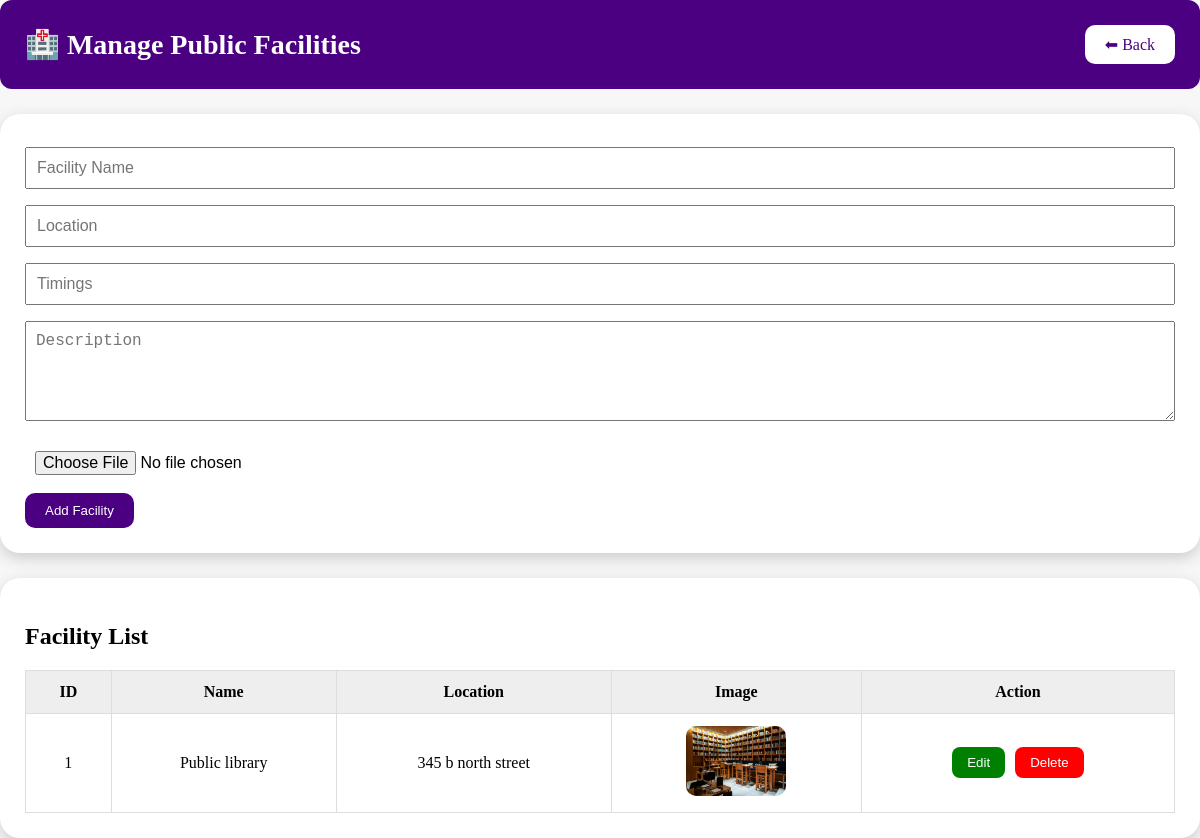
The app's page /admin/village_hub/manage_public_facilities.php with its own data.
### tables this page shows
CREATE TABLE `public_facilities` (
  `id` int(11) NOT NULL,
  `facility_name` varchar(150) NOT NULL,
  `location` varchar(255) DEFAULT NULL,
  `timings` varchar(100) DEFAULT NULL,
  `description` text DEFAULT NULL,
  `image` varchar(255) DEFAULT NULL
);

### admin/village_hub/manage_public_facilities.php (the view, shortened to what this page needs)
<?php
include("../../db.php");
$result=$conn->query(
"SELECT * FROM public_facilities ORDER BY id DESC"
);
?>
<!DOCTYPE html>
<html>
<head>
</head>
<body>
<div class="header">
<h1>🏥 Manage Public Facilities</h1>
<a class="back-btn" href="village_dashboard.php">
⬅ Back
</a>
</div>
<div class="box">
<form method="post" enctype="multipart/form-data">
<input
name="name"
placeholder="Facility Name"
required>
<input
name="location"
placeholder="Location">
<input
name="timings"
placeholder="Timings">
<textarea
name="description"
placeholder="Description"></textarea>
<input type="file" name="image">
<button name="save">
Add Facility
</button>
</form>
</div>
<div class="box">
<h2>Facility List</h2>
<table>
<tr>
<th>ID</th>
<th>Name</th>
<th>Location</th>
<th>Image</th>
<th>Action</th>
</tr>
<?php
while($row=$result->fetch_assoc())
{
?>
<tr>
<td>
<?php echo $row['id']; ?>
</td>
<td>
<?php echo $row['facility_name']; ?>
</td>
<td>
<?php echo $row['location']; ?>
</td>
<td>
<?php
if($row['image']!="")
{
?>
<img src="../../assets/images/<?php echo $row['image']; ?>">
<?php
}
?>
</td>
<td>
<div class="action">
<form method="get" action="edit_public_facilities.php">
<button class="edit-btn">
Edit
</button>
</form>
<form method="get">
<button class="delete-btn"
onclick="return confirm('Delete facility?')">
Delete
</button>
</form>
</div>
</td>
</tr>
<?php
}
?>
</table>
</div>
</body>
</html>

### admin/village_hub/manage_public_facilities.php (style rules this page uses)
body { font-family:'Playfair Display',serif; background:#f7f7f7; margin:0; padding:0; }
.header { background:indigo; color:white; padding:25px; border-radius:12px; display:flex; justify-content:space-between; align-items:center; gap:15px; flex-wrap:wrap; }
.header h1 { margin:0; font-size:28px; }
.box { background:white; padding:25px; margin-top:25px; border-radius:20px; box-shadow:0 5px 15px #ccc; overflow-x:auto; box-sizing:border-box; }
input,textarea { width:100%; padding:10px; margin:8px 0; box-sizing:border-box; font-size:16px; }
textarea { min-height:100px; }
input[type="file"] { max-width:100%; }
button { background:indigo; color:white; padding:10px 20px; border:0; border-radius:10px; cursor:pointer; }
table { width:100%; border-collapse:collapse; background:white; margin-top:20px; text-align:center; min-width:700px; }
th { background:#eee; }
th,td { padding:12px; border:1px solid #ddd; }
img { width:100px; height:70px; object-fit:cover; border-radius:10px; max-width:100%; }
.action { display:flex; justify-content:center; align-items:center; gap:10px; flex-wrap:wrap; }
.action form { margin:0; }
.edit-btn { background:green; color:white; padding:8px 15px; border:0; border-radius:8px; }
.delete-btn { background:red; color:white; padding:8px 15px; border:0; border-radius:8px; }
.back-btn { background:white; color:indigo; padding:10px 20px; border-radius:10px; text-decoration:none; }

### records on screen
public_facilities: id "1", facility_name "Public library", location "345 b north street", image (picture)
